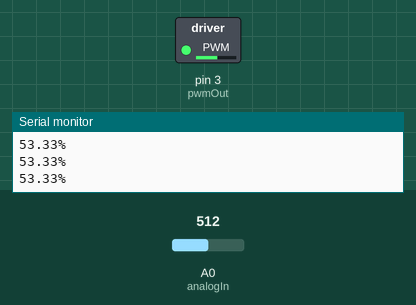
Recording of a sketch running on a simulated Arduino Uno, built with avr-gcc and run on an emulated ATmega328P. On the bench: switched loads named in the sketch (green lamp = pin HIGH), the last lines printed to the serial monitor. The inputs (shaded band) are chosen by the test bench; at power-on: A0 (analogIn) = 512.

Above: at 1.2 s.
1.3 s: A0 (analogIn) set to 998
At 1.9 s:
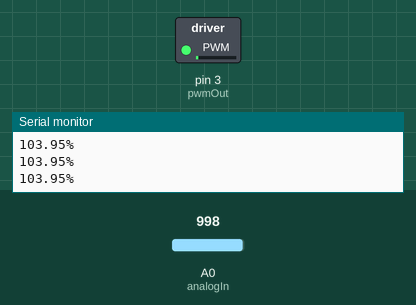
2.8 s: A0 (analogIn) set to 1023
At 4.1 s:
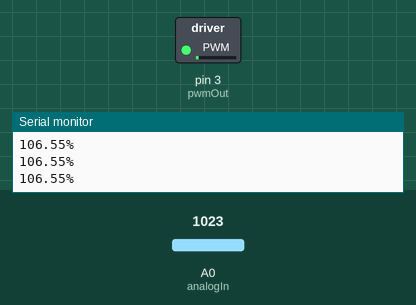
5.8 s: A0 (analogIn) set to 955
7.3 s: A0 (analogIn) set to 929
At 8.5 s:
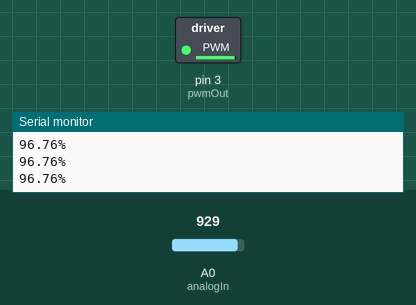
8.8 s: A0 (analogIn) set to 306
At 9.9 s:
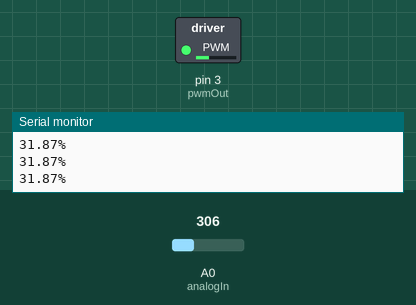
10.3 s: A0 (analogIn) set to 46
At 10.9 s:
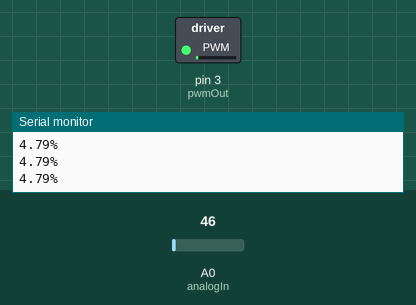
11.8 s: A0 (analogIn) set to 41
At 12.9 s:
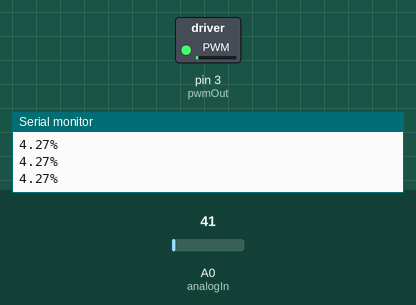
Timing chart, 0 to 14.3 s (numbered marks = the images above; inputs shaded):
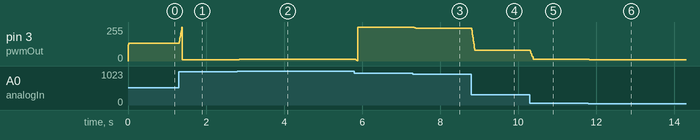

The sketch:

analog_input_pwm_output.ino
```cpp
/*****************************************************
analog_input_pwm_output.ino

Walter Coe, 10-07-15
BYU Mechatronics Club

This code takes an analog input and converts it to a PWM output, which
can be used to drive a motor, LED, or as a form of analog output.

*****************************************************/

const int pwmOut = 3;			//Define the output pin. Only certain pins can produce PWM output. Check Arduino's website
const int analogIn = A0;		//Define the input pin.

float values[10] = {0, 0, 0, 0, 0, 0, 0, 0, 0, 0};	//This is for a simple digital filter for analog input


void setup()
{
	Serial.begin(9600);			//Setup serial for printing to the screen
	pinMode(pwmOut, OUTPUT);	//Set pin direction
	pinMode(analogIn, INPUT);	//set pin direction
}

void loop()
{
	float value = (analogRead(analogIn)*.2656);		//Scale from 10-bit input to 8-bit output. ((2^8)-1)/((2^10)-1) = .2656

	updateValues(value);					//Adds new value to values array (for filtering)

	value = averageValue();					//Averages the values array (simple digital filter)

	Serial.print((value/255.0)*100.0);		//Print to the screen the duty cycle as a percentage
	Serial.println("%");

	analogWrite(pwmOut, value);				//Set PWM on the pin using analogWrite()
}


float averageValue()
{
	float sum = 0;
	for(int i = 0; i < 10; i++)
	{
		sum = sum + values[i];
	}
	return(sum/10.0);

}

void updateValues(float newValue)
{
	for(int i = 0; i < 9; i++)
	{
		values[i] = values[i + 1];
	}
	values[9] = newValue;
}
```

Measured:
- the behaviour switches between 945 and 944 on A0 (analogIn) (found by bisection; images 2 and 3)
- after the input at 1.3 s, pin 3 (pwmOut): rises from 135/255 to 252/255 in 0.07 s, then falls to 9/255 in 0.01 s
- after the input at 2.8 s, pin 3 (pwmOut): 9/255 → 15/255 at once
- after the input at 7.3 s, pin 3 (pwmOut): 253/255 → 246/255 at once
- after the input at 8.8 s, pin 3 (pwmOut): moves from 246/255 to 81/255 over 0.07 s, starting at once
- after the input at 10.3 s, pin 3 (pwmOut): 81/255 → 12/255 at once
- after the input at 11.8 s, pin 3 (pwmOut): 12/255 → 10/255 at once
